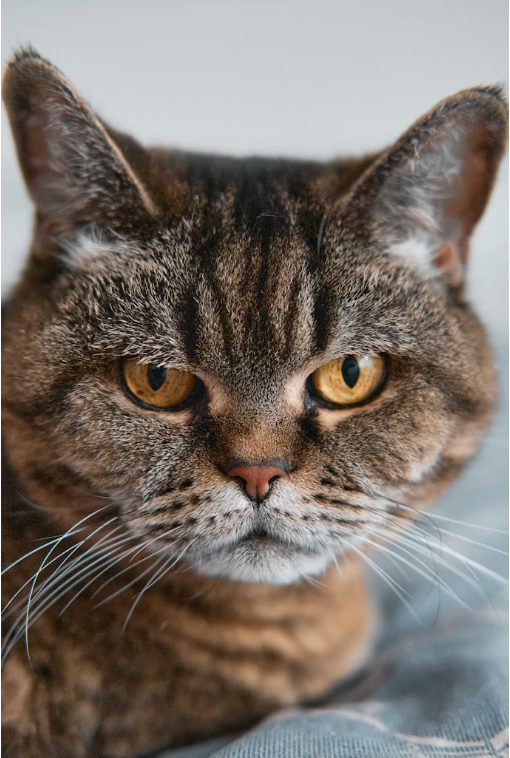
#> input picture cat.png, 510 x 758 px
$ jupyter execute converted_image.ipynb
#> lines starting #> are read from the running program, lines starting #| are printed output that depends on the picture; after the words box and inside, x2 and y2 are one past the last pixel; in counts of white or black regions, pixels touching at a corner belong together
## 1. Image Conversion

Color images are often converted to grayscale to simplify processing. A standard luminance conversion is

$$Y = 0.299R + 0.587G + 0.114B$$

where $R$, $G$, and $B$ are the red, green, and blue components of the image. This weighted sum approximates the perceived brightness of each pixel.

[cell 1]
import cv2
import numpy as np
import matplotlib.pyplot as plt
from skimage import exposure

## Read and Display Image

[cell 2]
# Read image
I0 = cv2.imread('cat.png')
#> I0 is the input picture: shape (758, 510, 3); mean B, G, R 107.2, 114.9, 123.1
I0_rgb = cv2.cvtColor(I0, cv2.COLOR_BGR2RGB)  # Convert BGR to RGB for display
I = cv2.cvtColor(I0, cv2.COLOR_BGR2GRAY)     # Convert to grayscale
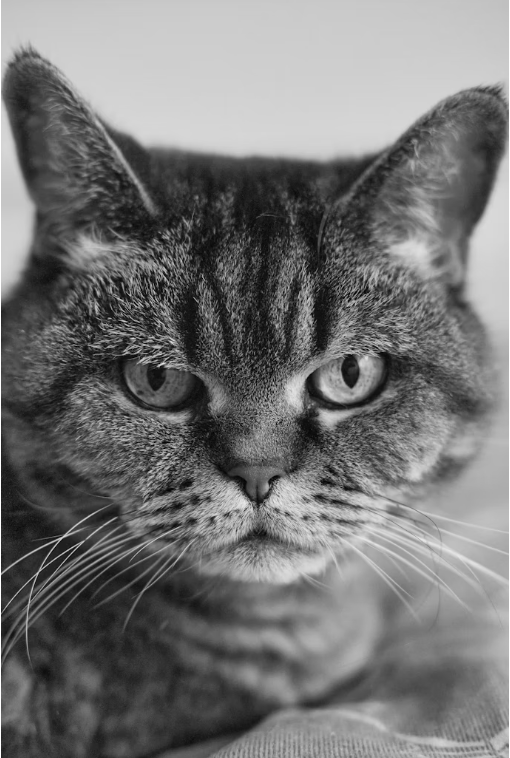
#> I: shape (758, 510); min 2, max 255, mean 116.5

# Display both images
fig, axes = plt.subplots(1, 2, figsize=(12, 5))
axes[0].imshow(I0_rgb)
axes[0].set_title('Color Image')
axes[0].axis('off')

axes[1].imshow(I, cmap='gray')
axes[1].set_title('Grayscale Image')
axes[1].axis('off')

plt.tight_layout()
plt.show()
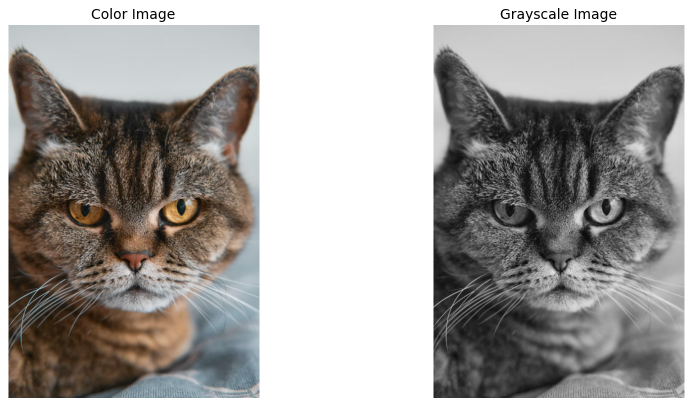
#> figure drawn by matplotlib, 2 panels

## Image Thresholding

[cell 3]
# Binary thresholding using Otsu's method
_, Ib = cv2.threshold(I, 0, 255, cv2.THRESH_BINARY + cv2.THRESH_OTSU)
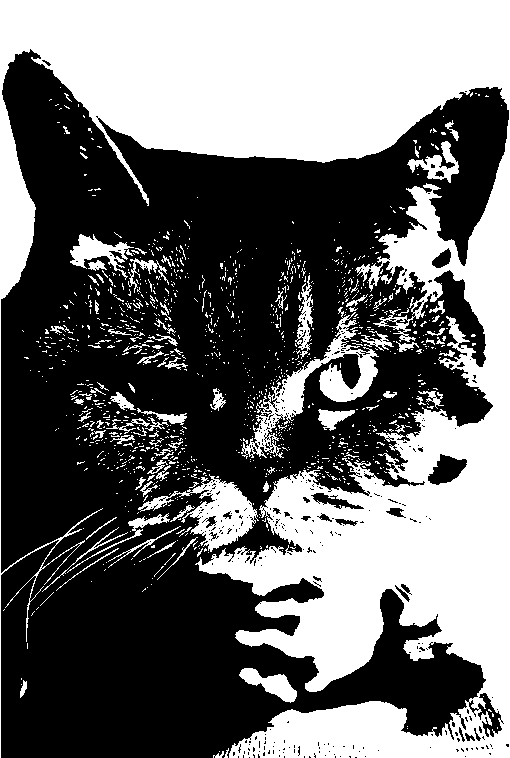
#> Ib: shape (758, 510); 42.8% white; 1162 white regions (1067 under 20 px), largest, box (x1, y1, x2, y2) and area: (0, 0, 510, 758) 144434, (241, 307, 379, 459) 4334, (138, 474, 259, 552) 3082

# Display original and binary
fig, axes = plt.subplots(1, 2, figsize=(12, 5))
axes[0].imshow(I, cmap='gray')
axes[0].set_title('Original Image')
axes[0].axis('off')

axes[1].imshow(Ib, cmap='gray')
axes[1].set_title('Binary (Threshold) Image')
axes[1].axis('off')

plt.tight_layout()
plt.show()
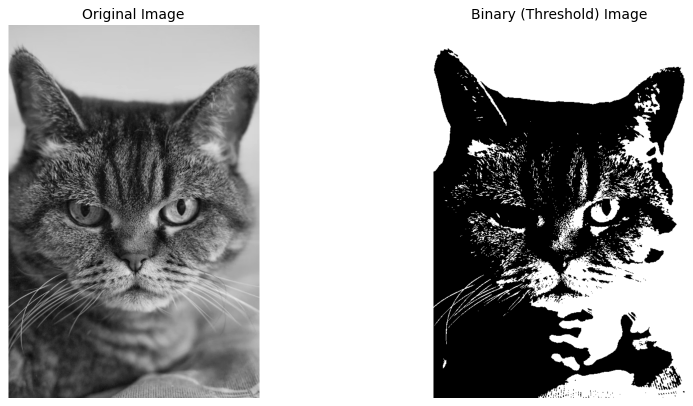
#> figure drawn by matplotlib, 2 panels

## Intensity Operations

[cell 4]
# Adding intensity levels
Id1 = cv2.add(I, 100)
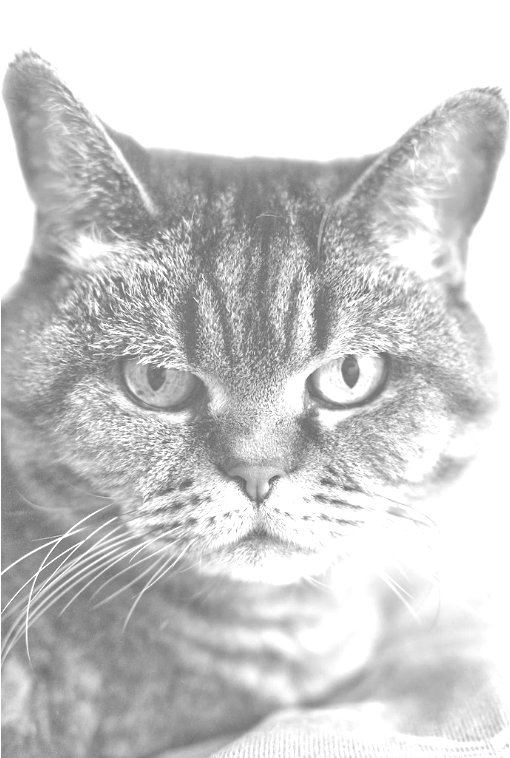
#> Id1: shape (758, 510); min 102, max 255, mean 204.5

fig, axes = plt.subplots(1, 2, figsize=(12, 5))
axes[0].imshow(I, cmap='gray')
axes[0].set_title('Original Image')
axes[0].axis('off')

axes[1].imshow(Id1, cmap='gray')
axes[1].set_title('Intensity Added Image (+100)')
axes[1].axis('off')

plt.tight_layout()
plt.show()

[cell 5]
# Subtracting intensity levels
Id2 = cv2.subtract(I, 50)
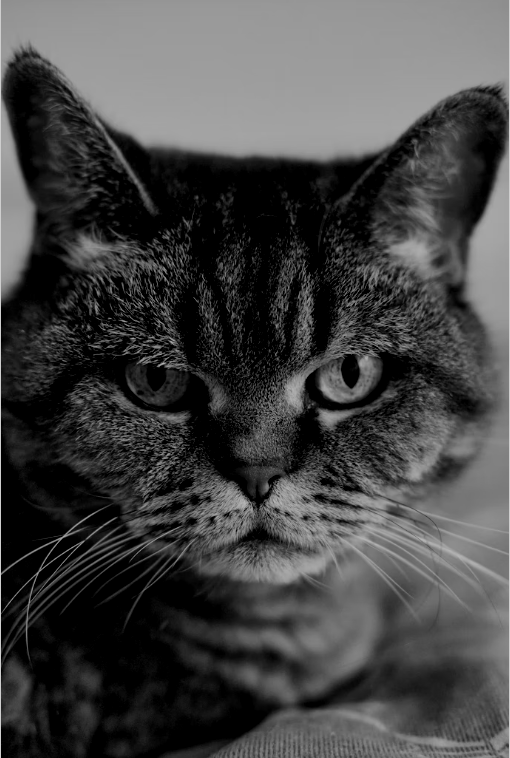
#> Id2: shape (758, 510); min 0, max 205, mean 68.8

fig, axes = plt.subplots(1, 2, figsize=(12, 5))
axes[0].imshow(I, cmap='gray')
axes[0].set_title('Original Image')
axes[0].axis('off')

axes[1].imshow(Id2, cmap='gray')
axes[1].set_title('Intensity Subtracted Image (-50)')
axes[1].axis('off')

plt.tight_layout()
plt.show()

[cell 6]
# Multiplying intensity levels
Id3 = cv2.multiply(I, 0.5)
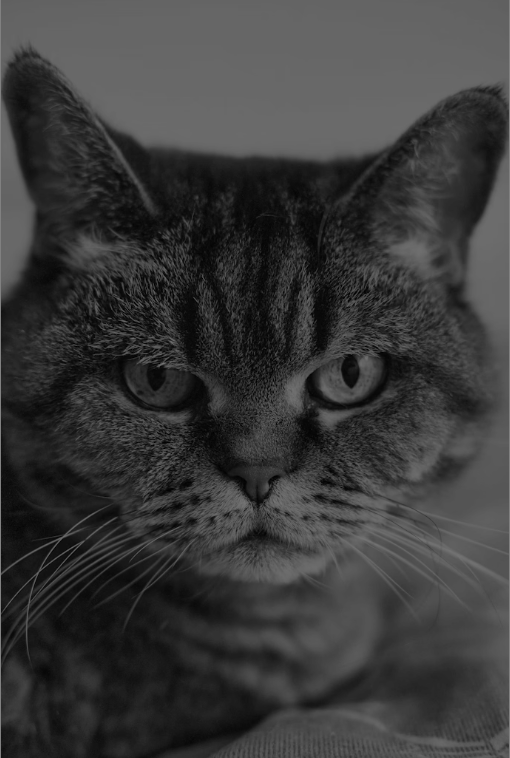
#> Id3: shape (758, 510); min 1, max 128, mean 58.2

fig, axes = plt.subplots(1, 2, figsize=(12, 5))
axes[0].imshow(I, cmap='gray')
axes[0].set_title('Original Image')
axes[0].axis('off')

axes[1].imshow(Id3.astype(np.uint8), cmap='gray')
axes[1].set_title('Intensity Multiplied Image (×0.5)')
axes[1].axis('off')

plt.tight_layout()
plt.show()

[cell 7]
# Dividing intensity levels
Id4 = cv2.divide(I, 0.5)
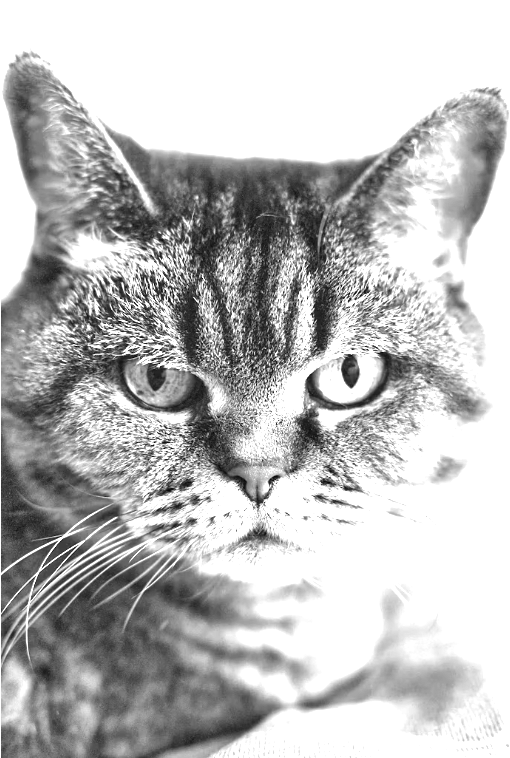
#> Id4: shape (758, 510); min 4, max 255, mean 189.2

fig, axes = plt.subplots(1, 2, figsize=(12, 5))
axes[0].imshow(I, cmap='gray')
axes[0].set_title('Original Image')
axes[0].axis('off')

axes[1].imshow(np.clip(Id4, 0, 255).astype(np.uint8), cmap='gray')
axes[1].set_title('Intensity Divided Image (÷0.5)')
axes[1].axis('off')

plt.tight_layout()
plt.show()

## Contrast Stretching

[cell 8]
# Add 100 intensity to the original image
I_adjusted = cv2.add(I, 100)

# Apply contrast stretching using scikit-image
# This stretches the histogram based on percentile limits
p2, p98 = np.percentile(I_adjusted, (2, 98))
#> p2 = 124; p98 = 255
I_stretched = exposure.rescale_intensity(I_adjusted, in_range=(p2, p98), out_range=(0, 255)).astype(np.uint8)
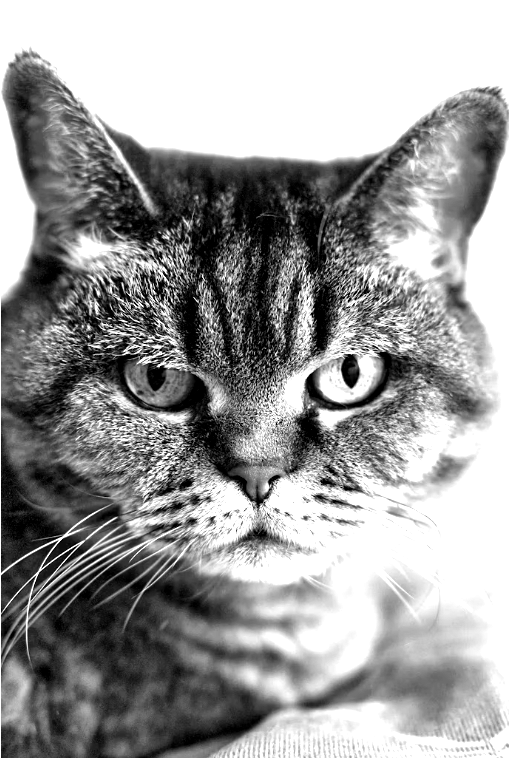
#> I_stretched: shape (758, 510); min 0, max 255, mean 156.6

fig, axes = plt.subplots(1, 2, figsize=(12, 5))
axes[0].imshow(I_adjusted, cmap='gray')
axes[0].set_title('Original Image (Intensity +100)')
axes[0].axis('off')

axes[1].imshow(I_stretched, cmap='gray')
axes[1].set_title('Contrast Stretched Image')
axes[1].axis('off')

plt.tight_layout()
plt.show()
